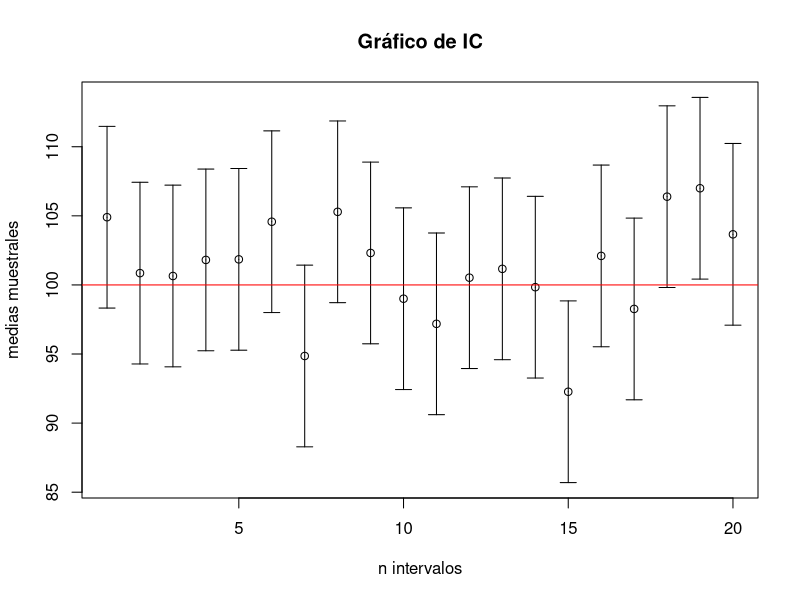
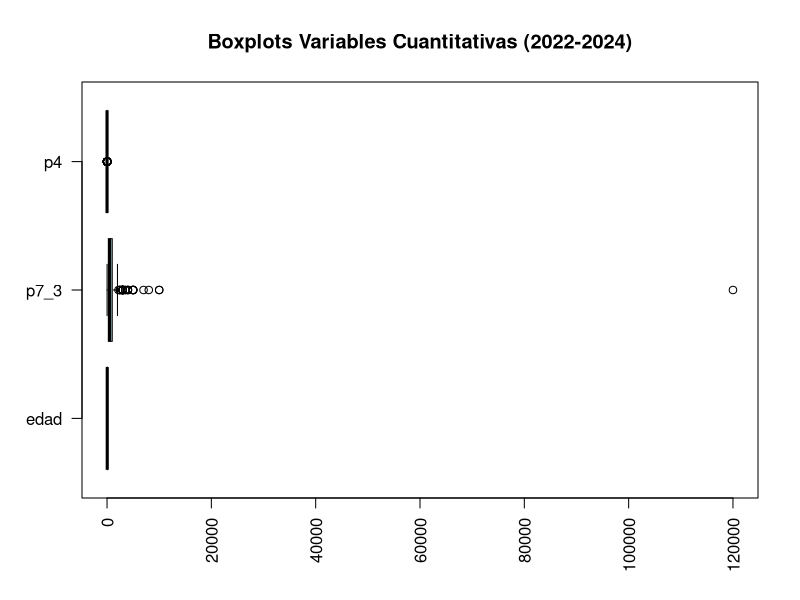
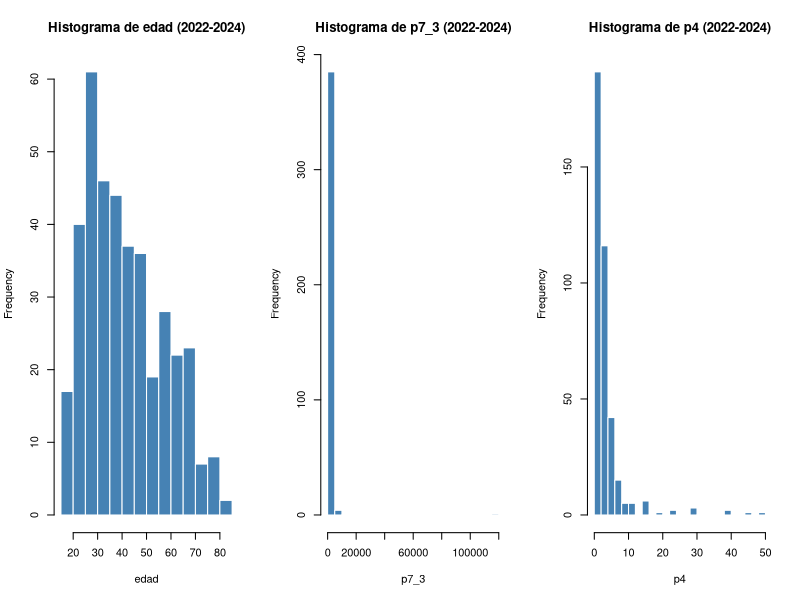
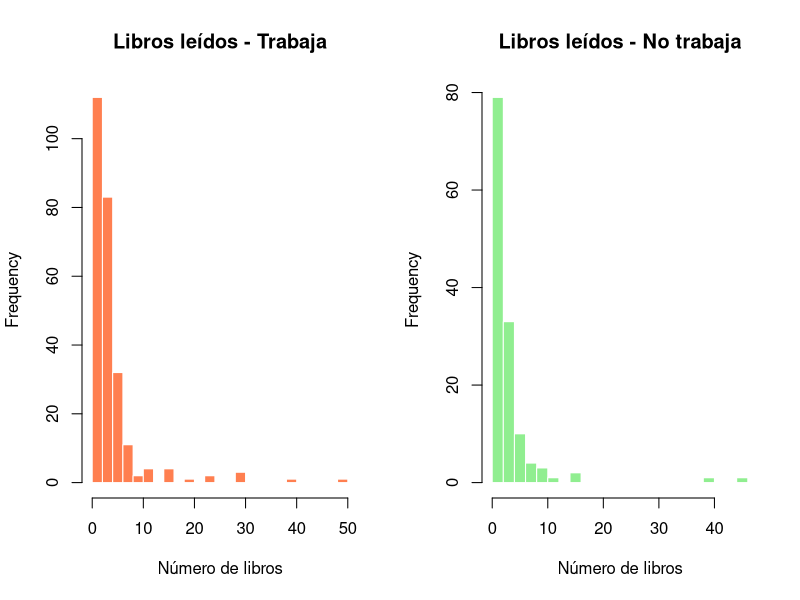

Write the R code that produced these figures, in order. (Note: this script raises an error after producing the figures.)
## ---- chunk 1
knitr::opts_chunk$set(echo = TRUE)
library(plotrix)
library(dplyr)
library(knitr)
## ---- chunk 2
#Nueva base de datos de los 3 años
M22L = read.csv("Datos2022Limpios.csv")
M23L = read.csv("Datos2023Limpios.csv")
M24L = read.csv("Datos2024Limpios.csv")

M2224 = bind_rows(M22L,M23L,M24L)

write.csv(M2224,"BasedeDatosMolec.csv",row.names = FALSE)
## ---- chunk 3
n = 20 # u otro valor como 50, 100
media = 100 # Media de población
DE = 15 # Desviación estándar depoblación
ErrorEst= DE/sqrt(n)
X_ = rnorm(n, media, ErrorEst)
E = 1.96*DE/sqrt(n) # E = Error máximo
plotCI(1:n,X_, E ,main="Gráfico de IC", , xlab
= "n intervalos", ylab = "medias muestrales")
abline(h = 100, col = "red")

## ---- chunk 4
alfa1 = 0.04
nc = 1 - alfa1

LI1= M2224 %>% filter(nivel <= 4) %>% pull(p7_3)
LS1= M2224 %>% filter(nivel >= 7) %>% pull(p7_3)

n11 = length(LI1)
n21 = length(LS1)

x1bar = mean(LI1)
x2bar = mean(LS1)

s11 = var(LI1)
s21 = var(LS1)

t1 = (x1bar - x2bar) / sqrt(s11/n11 + s21/n21)

zf1 = qnorm(alfa1)

df1 = (s11/n11 + s21/n21)^2 /  ( (s11/n11)^2/(n11-1) + (s21/n21)^2/(n21-1) )

#Cola izquierda porque buscamos un valor menor
p1 = pt(t1, df1)

cat("Estadístico de prueba t =",t1,"\nValor crítico zf =",zf1,"\nValor p =",p1)
## ---- chunk 5
t.test(LI1, LS1, alternative = "less", var.equal = FALSE, conf.level = 0.96)
## ---- chunk 6
trabaja= M2224 %>% filter(cond_act == 1) %>% pull(p4)
no_trabaja= M2224 %>% filter(cond_act != 1) %>% pull(p4)

n12 = length(trabaja)
n22 = length(no_trabaja)

x1bar2 = mean(trabaja)
x2bar2 = mean(no_trabaja)

s12 = var(trabaja)
s22 = var(no_trabaja)

t2 = (x1bar2 - x2bar2) / sqrt(s12/n12 + s22/n22)

zf2 = qnorm(1-alfa1/2)

df2 = (s12/n12 + s22/n22)^2 /  ( (s12/n12)^2/(n12-1) + (s22/n22)^2/(n22-1) )

#Prueba de 2 colas
p2 = 2*pt(-abs(t2), df2)

SE = sqrt(s12/n12 + s22/n22)
tc2 = qt(1 - alfa1/2, df2)
LI2 = (x1bar2 - x2bar2) - tc2 * SE
LS2 = (x1bar2 - x2bar2) + tc2 * SE

cat("Estadístico de prueba t =",t2,"\nValor crítico zf =",zf2,"\nValor p =",p2)
cat("\nIntervalo: [",LI2,",",LS2,"]")
## ---- chunk 7
t.test(trabaja, no_trabaja, alternative = "two.sided", var.equal = FALSE, conf.level = 0.96)
## ---- chunk 8
hombres=M2224 %>% filter(sexo == 1) %>% pull(p4)
mujeres=M2224 %>% filter(sexo == 2) %>% pull(p4)

n13 = length(hombres)
n23 = length(mujeres)

x1bar3 = mean(hombres)
x2bar3 = mean(mujeres)

s13 = var(hombres) 
s23 = var(mujeres)

sp3 = ((n13 - 1)*s13 + (n23 - 1)*s23) / (n13 + n23 - 2)

# Estadístico t con varianzas iguales
t3 = (x1bar3 - x2bar3) / sqrt(sp3 * (1/n13 + 1/n23))

zf3 = qnorm(1-alfa1/2)

df3 = n13 + n23 - 2

p3 = 2 * pt(-abs(t3), df3)

SE3 = sqrt(sp3 * (1/n13 + 1/n23))
tc3 = qt(1 - alfa1/2, df3)
LI3 = (x1bar3 - x2bar3) - tc3 * SE3
LS3 = (x1bar3 - x2bar3) + tc3 * SE3

cat("Estadístico de prueba t =",t3,"\nValor crítico zf =",zf3,"\nValor p =",p3)
cat("\nIntervalo: [",LI3,",",LS3,"]")
## ---- chunk 9
t.test(hombres, mujeres, alternative = "two.sided",var.equal = TRUE, conf.level = 0.96)
## ---- chunk 10
# Seleccionar solo las variables cuantitativas
Datos_cuant_combinados = M2224[, c("edad", "p7_3", "p4")]

par(mfrow = c(1,1))
boxplot(Datos_cuant_combinados, horizontal = TRUE, 
        main = "Boxplots Variables Cuantitativas (2022-2024)", 
        col = "lightblue", las = 2)
par(mfrow = c(1,1))
## ---- chunk 11
par(mfrow = c(1,3))
for (v in names(Datos_cuant_combinados)) {
  hist(Datos_cuant_combinados[[v]], 
       main = paste("Histograma de", v, "(2022-2024)"), 
       xlab = v, col = "steelblue", border = "white",
       breaks = 20)
}
par(mfrow = c(1,1))
## ---- chunk 12
par(mfrow = c(1,2))

# Histograma para quienes trabajan
hist(trabaja, 
     main = "Libros leídos - Trabaja", 
     xlab = "Número de libros", 
     col = "coral", 
     border = "white",
     breaks = 20)

# Histograma para quienes no trabajan
hist(no_trabaja, 
     main = "Libros leídos - No trabaja", 
     xlab = "Número de libros", 
     col = "lightgreen", 
     border = "white",
     breaks = 20)

par(mfrow = c(1,1))
## ---- chunk 13
# Función de análisis cuantitativo
analisis_cuant = function(x){
  x = as.numeric(x)
  x = x[!is.na(x)]
  
  if(length(x) < 2){
    return(data.frame(
      Media = NA, Mediana = NA, Rango_Medio = NA, Desviacion = NA,
      Coef_Variacion = NA, Q1 = NA, Q2 = NA, Q3 = NA,
      Sesgo = NA, Curtosis = NA
    ))
  }
  
  media = mean(x)
  mediana = median(x)
  rango_medio = (max(x) + min(x)) / 2
  desv = sd(x)
  coef_var = ifelse(media != 0, (desv / media) * 100, NA)
  cuartiles = quantile(x, probs = c(0.25, 0.5, 0.75))
  
  if (desv > 0){
    sesgo = sum((x - media)^3) / (length(x) * desv^3)
    curtosis = sum((x - media)^4) / (length(x) * desv^4)
  } else {
    sesgo = NA
    curtosis = NA
  }
  
  data.frame(
    Media = round(media, 2),
    Mediana = round(mediana, 2),
    Rango_Medio = round(rango_medio, 2),
    Desviacion = round(desv, 2),
    CV = round(coef_var, 2),
    Q1 = round(cuartiles[1], 2),
    Q2 = round(cuartiles[2], 2),
    Q3 = round(cuartiles[3], 2),
    Sesgo = round(sesgo, 2),
    Curtosis = round(curtosis, 2)
  )
}

# Aplicar análisis a datos combinados
tabla_cuant_combinada = lapply(Datos_cuant_combinados, analisis_cuant)
tabla_cuant_combinada = do.call(rbind, tabla_cuant_combinada)
rownames(tabla_cuant_combinada) = names(Datos_cuant_combinados)

kable(tabla_cuant_combinada, 
      caption = "Tabla 1. Medidas descriptivas de variables cuantitativas (2022-2024)") %>%
  kable_styling(full_width = TRUE, bootstrap_options = c("striped","hover"))
## ---- chunk 14
par(mfrow = c(1,2))

# Boxplot del gasto por nivel educativo
boxplot(p7_3 ~ nivel, data = M2224,
        main = "Gasto en libros por nivel educativo",
        xlab = "Nivel educativo",
        ylab = "Gasto (pesos)",
        col = "lavender",
        las = 2)

# Histograma comparativo
hist(LI1, 
     main = "Comparación de gasto en libros", 
     xlab = "Gasto (pesos)", 
     col = rgb(1,0,0,0.5), 
     border = "white",
     breaks = 30,
     ylim = c(0, max(c(length(LI1[LI1 < 5000]), length(LS1[LS1 < 5000])))))
hist(LS1, 
     col = rgb(0,0,1,0.5), 
     border = "white",
     breaks = 30,
     add = TRUE)
legend("topright", 
       legend = c("Nivel bajo (≤4)", "Nivel alto (≥7)"), 
       fill = c(rgb(1,0,0,0.5), rgb(0,0,1,0.5)))

par(mfrow = c(1,1))
